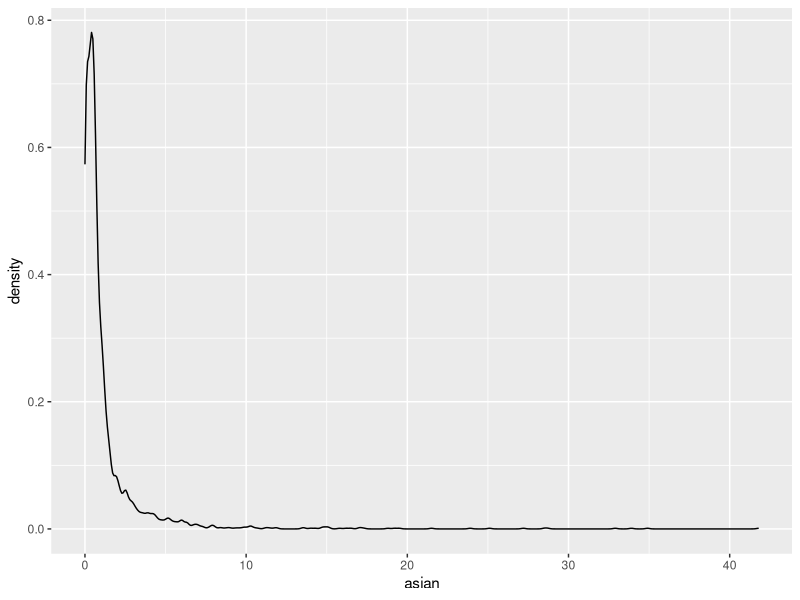
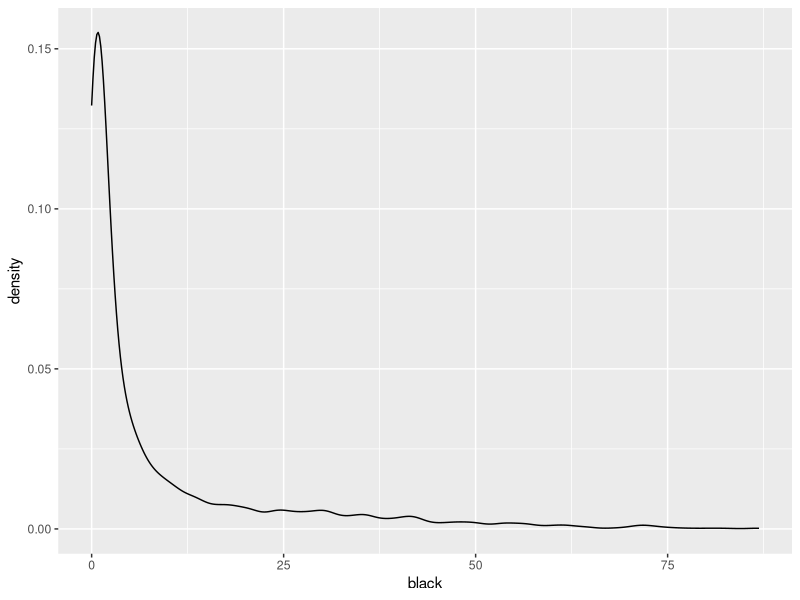
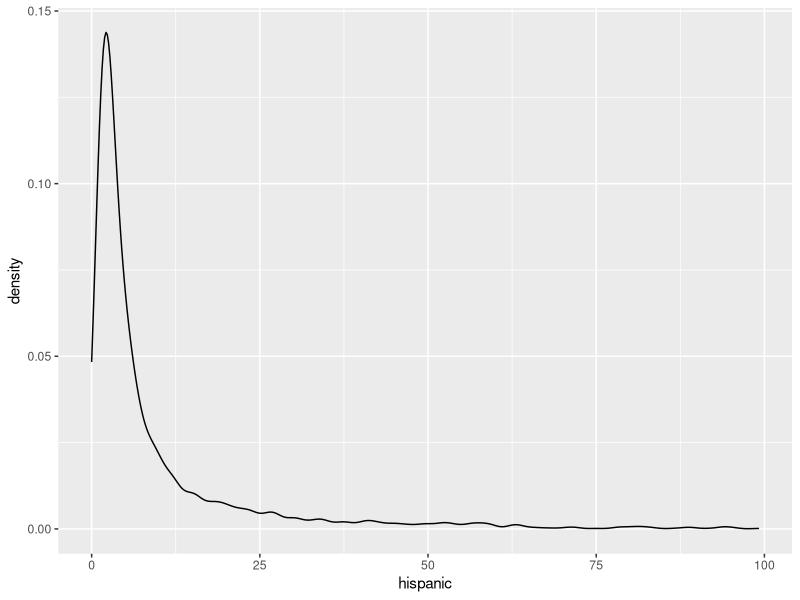
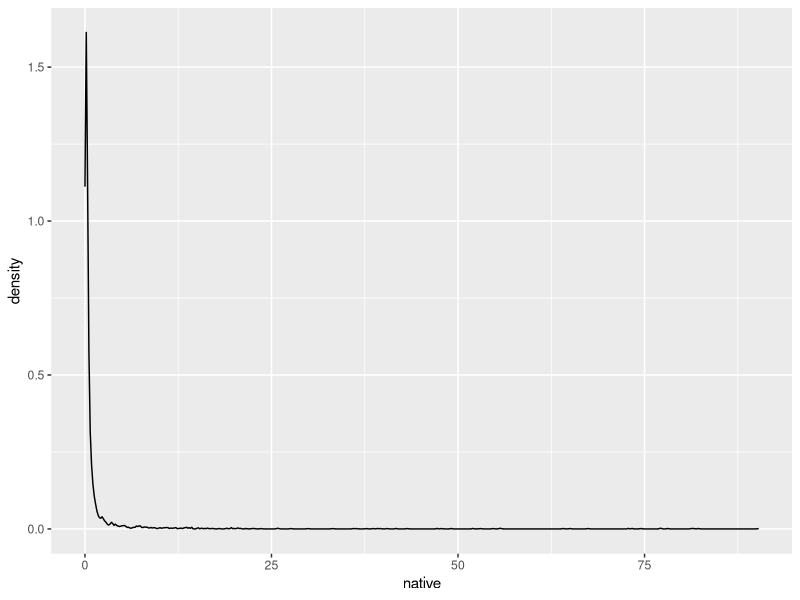
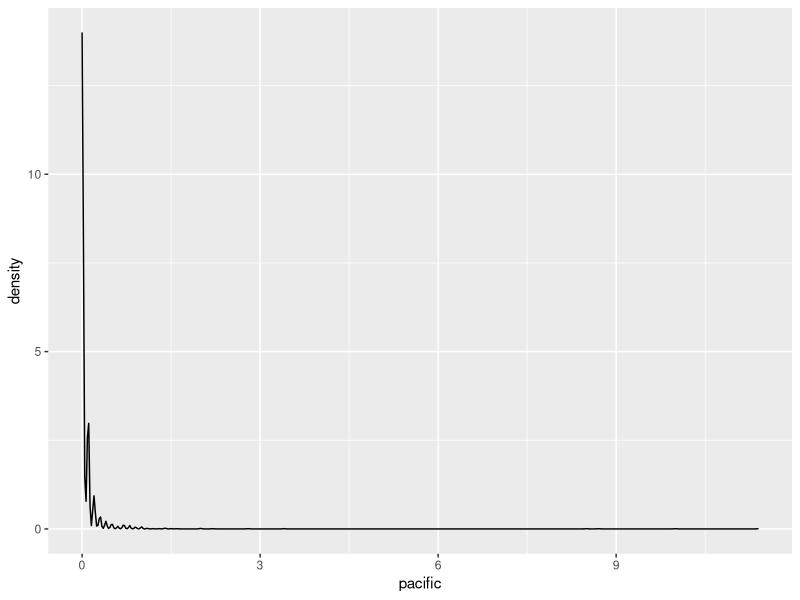
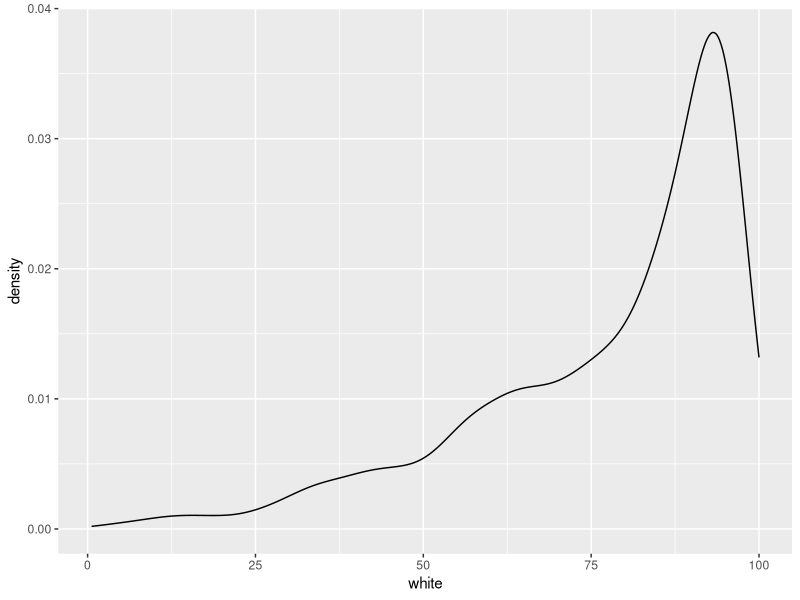
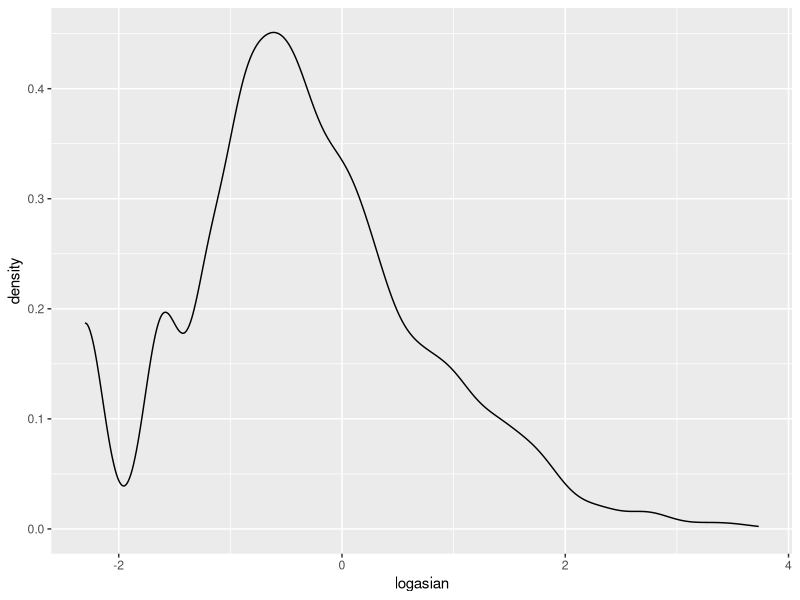
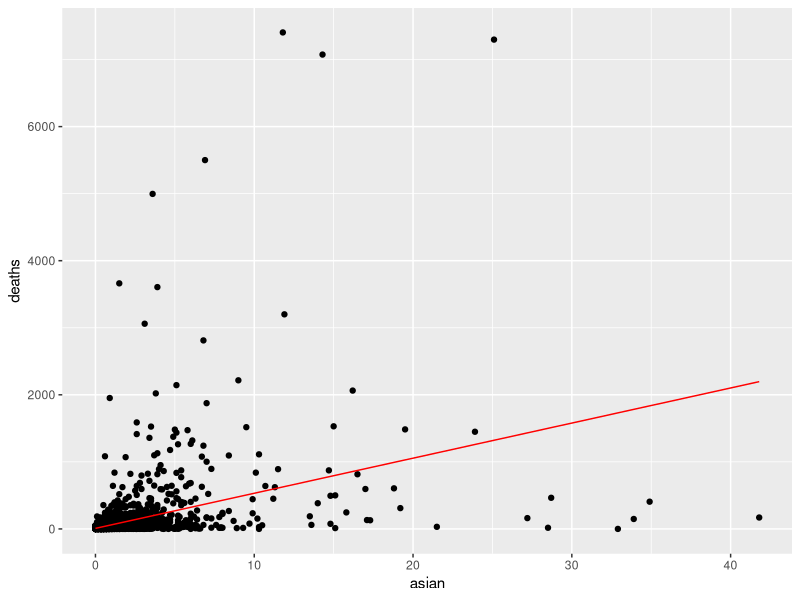

Reproduce these figures in R, in order.
# Statistical analysis of race in relation to COVID cases and deaths 
library(readr)
library(dplyr)
library(tidyverse)
library(ggplot2)

covid_and_politics_db <- read_csv("covid_and_politics_db.csv")

# race is categorized as hispanic, black, white, native, asian, pacific in data, represented by population percentage
# visualize distribution using density plot
ggplot(covid_and_politics_db, aes(x=asian)) + geom_density()
ggplot(covid_and_politics_db, aes(x=black)) + geom_density()
ggplot(covid_and_politics_db, aes(x=hispanic)) + geom_density()
ggplot(covid_and_politics_db, aes(x=native)) + geom_density()
ggplot(covid_and_politics_db, aes(x=pacific)) + geom_density()
ggplot(covid_and_politics_db, aes(x=white)) + geom_density()

# Shapiro test of distributions of each race populations across counties 
shapiro.test(covid_and_politics_db$asian)
shapiro.test(covid_and_politics_db$black)
shapiro.test(covid_and_politics_db$hispanic)
shapiro.test(covid_and_politics_db$native)
shapiro.test(covid_and_politics_db$pacific)
shapiro.test(covid_and_politics_db$white)

# Attempt to normalize data, transform data to log 
covid_and_politics_db <- covid_and_politics_db %>% mutate(logasian=log(asian))
ggplot(covid_and_politics_db, aes(x=logasian)) + geom_density()
shapiro.test((covid_and_politics_db$logasian))
# p-value came back NA
# how to correct for values that are 0? 

#t-test
# How each racial group compares to national percentage?
# National demographics (https://www.census.gov/quickfacts/fact/table/US/RHI725219#RHI725219)
t.test(covid_and_politics_db$asian,mu=5.9)
# p-value < 2.2e-16 

t.test(covid_and_politics_db$black,mu=13.4)
# p-value < 2.2e-16 

t.test(covid_and_politics_db$hispanic,mu=18.5)
# p-value < 2.2e-16 

t.test(covid_and_politics_db$native,mu=1.3)
# p-value = 0.02594

t.test(covid_and_politics_db$pacific,mu=.2)
# p-value < 2.2e-16 

t.test(covid_and_politics_db$white,mu=76.3)
# p-value = 0.0121

# Plotting race against deaths 
# Is there a correlation to the population percentage and number of deaths for each race
cor(covid_and_politics_db$asian,covid_and_politics_db$deaths)
# cor = 0.3866916

asiansubset <- filter(covid_and_politics_db, asian > 0)
cor(asiansubset$asian,asiansubset$deaths)
# cor = 0.3816597

cor(covid_and_politics_db$black,covid_and_politics_db$deaths)
# cor = 0.1000879

blacksubset <- filter(covid_and_politics_db, black > 0)
cor(blacksubset$black,blacksubset$deaths)
# cor = 0.09532199

cor(covid_and_politics_db$hispanic,covid_and_politics_db$deaths)
# cor = 0.1855989

hispanicsubset <- filter(covid_and_politics_db, hispanic > 0)
cor(hispanicsubset$hispanic,hispanicsubset$deaths)
# cor = 0.1852145

cor(covid_and_politics_db$native,covid_and_politics_db$deaths)
# cor = -0.2833973

nativesubset <- filter(covid_and_politics_db, native > 0)
cor(nativesubset$native,nativesubset$deaths)
# cor = -0.03394758

cor(covid_and_politics_db$pacific,covid_and_politics_db$deaths)
# cor = 0.002149216

pacificsubset <- filter(covid_and_politics_db, pacific > 0)
cor(pacificsubset$pacific,pacificsubset$deaths)
# cor = -0.004109643

cor(covid_and_politics_db$white,covid_and_politics_db$deaths)
# cor = -0.2461909

whitesubset <- filter(covid_and_politics_db, white > 0)
# no rows were dropped
cor(whitesubset$white,whitesubset$deaths)
#cor = -0.2461909

# Plotting race against cases 
# Is there a correlation to the population percentage and number of cases for each race
# plot geom_point()

cor(covid_and_politics_db$asian,covid_and_politics_db$cases)
# cor = 0.3789749

cor(asiansubset$asian,asiansubset$cases)
# cor = 0.3713666

cor(covid_and_politics_db$black,covid_and_politics_db$cases)
# cor = 0.09172789

cor(blacksubset$black,blacksubset$cases)
# cor = 0.08546051

cor(covid_and_politics_db$hispanic,covid_and_politics_db$cases)
# cor = 0.21881

cor(hispanicsubset$hispanic,hispanicsubset$cases)
# cor = 0.2183284

cor(covid_and_politics_db$native,covid_and_politics_db$cases)
# cor = -0.03332523

cor(nativesubset$native,nativesubset$cases)
# cor = -0.04104694

cor(covid_and_politics_db$pacific,covid_and_politics_db$cases)
# cor = 0.02951223

cor(pacificsubset$pacific,pacificsubset$cases)
# cor = 0.005940469

cor(covid_and_politics_db$white,covid_and_politics_db$cases)
# cor = -0.2830009

# no plot or cor for white_subset because there are no counties with 0% white populations. 

# linear regression 
asian_model <- lm(deaths ~ asian,data=covid_and_politics_db)
summary(lm(deaths ~ asian,data=covid_and_politics_db))
asian_yvals <- asian_model$coefficients['asian']*covid_and_politics_db$asian + asian_model$coefficients['(Intercept)']
plt <- ggplot(covid_and_politics_db,aes(x=asian,y=deaths))
plt + geom_point() + geom_line(aes(y=asian_yvals), color="red")

asiansubset_model <- lm(deaths ~ asian,data=asiansubset)
summary(lm(deaths ~ asian,data=asiansubset))
asiansubset_yvals <- asiansubset_model$coefficients['asian']*asiansubset$asian + asiansubset_model$coefficients['(Intercept)']
plt <- ggplot(asiansubset,aes(x=asian,y=deaths))
plt + geom_point() + geom_line(aes(y=asiansubset_yvals), color="red")

black_model <- lm(deaths ~ black,data=covid_and_politics_db)
summary(lm(deaths ~ black,data=covid_and_politics_db))
black_yvals <- black_model$coefficients['black']*covid_and_politics_db$black + black_model$coefficients['(Intercept)']
plt <- ggplot(covid_and_politics_db,aes(x=black,y=deaths))
plt + geom_point() + geom_line(aes(y=black_yvals), color="red")

blacksubset_model <- lm(deaths ~ black,data=blacksubset)
summary(lm(deaths ~ black,data=blacksubset))
blacksubset_yvals <- blacksubset_model$coefficients['black']*blacksubset$black + blacksubset_model$coefficients['(Intercept)']
plt <- ggplot(blacksubset,aes(x=black,y=deaths))
plt + geom_point() + geom_line(aes(y=blacksubset_yvals), color="red")

hispanic_model <- lm(deaths ~ hispanic,data=covid_and_politics_db)
summary(lm(deaths ~ hispanic,data=covid_and_politics_db))
hispanic_yvals <- hispanic_model$coefficients['hispanic']*covid_and_politics_db$hispanic + hispanic_model$coefficients['(Intercept)']
plt <- ggplot(covid_and_politics_db,aes(x=hispanic,y=deaths))
plt + geom_point() + geom_line(aes(y=hispanic_yvals), color="red")

hispanicsubset_model <- lm(deaths ~ hispanic,data=hispanicsubset)
summary(lm(deaths ~ hispanic,data=hispanicsubset))
hispanicsubset_yvals <- hispanicsubset_model$coefficients['hispanic']*hispanicsubset$hispanic + hispanicsubset_model$coefficients['(Intercept)']
plt <- ggplot(hispanicsubset,aes(x=hispanic,y=deaths))
plt + geom_point() + geom_line(aes(y=hispanicsubset_yvals), color="red")

native_model <- lm(deaths ~ native,data=covid_and_politics_db)
summary(lm(deaths ~ native,data=covid_and_politics_db))
native_yvals <- native_model$coefficients['native']*covid_and_politics_db$native + native_model$coefficients['(Intercept)']
plt <- ggplot(covid_and_politics_db,aes(x=native,y=deaths))
plt + geom_point() + geom_line(aes(y=native_yvals), color="red")

nativesubset_model <- lm(deaths ~ native,data=nativesubset)
summary(lm(deaths ~ native,data=nativesubset))
nativesubset_yvals <- nativesubset_model$coefficients['native']*nativesubset$native + nativesubset_model$coefficients['(Intercept)']
plt <- ggplot(nativesubset,aes(x=native,y=deaths))
plt + geom_point() + geom_line(aes(y=nativesubset_yvals), color="red")

pacific_model <- lm(deaths ~ pacific,data=covid_and_politics_db)
summary(lm(deaths ~ pacific,data=covid_and_politics_db))
pacific_yvals <- pacific_model$coefficients['pacific']*covid_and_politics_db$pacific + pacific_model$coefficients['(Intercept)']
plt <- ggplot(covid_and_politics_db,aes(x=pacific,y=deaths))
plt + geom_point() + geom_line(aes(y=pacific_yvals), color="red")

pacificsubset_model <- lm(deaths ~ pacific,data=pacificsubset)
summary(lm(deaths ~ pacific,data=pacificsubset))
pacificsubset_yvals <- pacificsubset_model$coefficients['pacific']*pacificsubset$pacific + pacificsubset_model$coefficients['(Intercept)']
plt <- ggplot(pacificsubset,aes(x=pacific,y=deaths))
plt + geom_point() + geom_line(aes(y=pacificsubset_yvals), color="red")

white_model <- lm(deaths ~ white,data=covid_and_politics_db)
summary(lm(deaths ~ white,data=covid_and_politics_db))
white_yvals <- white_model$coefficients['white']*covid_and_politics_db$white + white_model$coefficients['(Intercept)']
plt <- ggplot(covid_and_politics_db,aes(x=white,y=deaths))
plt + geom_point() + geom_line(aes(y=white_yvals), color="red")

# no subset model for white population because the subset is the same as data

# multiple linear regression model 
lm(deaths ~ hispanic + black + native + asian + pacific + white,data=covid_and_politics_db)
lm(cases ~ hispanic + black + native + asian + pacific + white,data=covid_and_politics_db)
summary(lm(deaths ~ hispanic + black + native + asian + pacific + white,data=covid_and_politics_db))
summary(lm(cases ~ hispanic + black + native + asian + pacific + white,data=covid_and_politics_db))